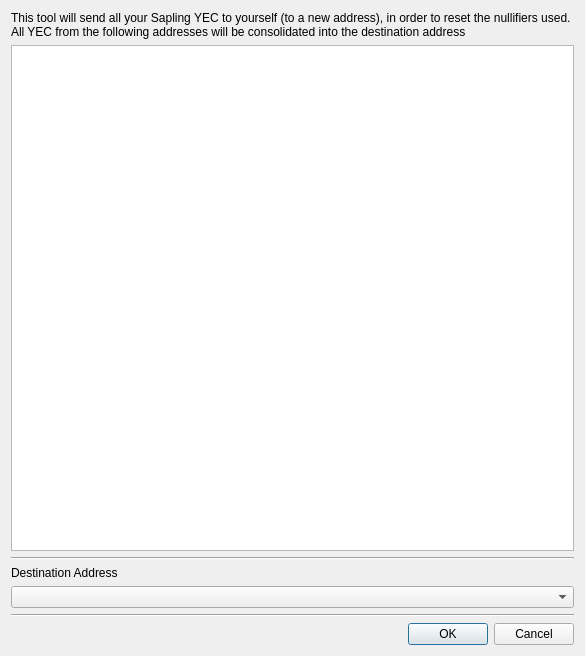
<?xml version="1.0" encoding="UTF-8"?>
<ui version="4.0">
 <class>NullifierMigrationDialog</class>
 <widget class="QDialog" name="NullifierMigrationDialog">
  <property name="geometry">
   <rect>
    <x>0</x>
    <y>0</y>
    <width>585</width>
    <height>656</height>
   </rect>
  </property>
  <property name="windowTitle">
   <string>Nullifier Migration</string>
  </property>
  <layout class="QGridLayout" name="gridLayout">
   <item row="6" column="0">
    <widget class="QDialogButtonBox" name="buttonBox">
     <property name="orientation">
      <enum>Qt::Horizontal</enum>
     </property>
     <property name="standardButtons">
      <set>QDialogButtonBox::Cancel|QDialogButtonBox::Ok</set>
     </property>
    </widget>
   </item>
   <item row="0" column="0">
    <widget class="QLabel" name="label">
     <property name="text">
      <string>This tool will send all your Sapling YEC to yourself (to a new address), in order to reset the nullifiers used. 
All YEC from the following addresses will be consolidated into the destination address</string>
     </property>
     <property name="wordWrap">
      <bool>true</bool>
     </property>
    </widget>
   </item>
   <item row="4" column="0">
    <widget class="AddressCombo" name="cmbAddresses"/>
   </item>
   <item row="2" column="0">
    <widget class="Line" name="line">
     <property name="orientation">
      <enum>Qt::Horizontal</enum>
     </property>
    </widget>
   </item>
   <item row="3" column="0">
    <widget class="QLabel" name="label_2">
     <property name="text">
      <string>Destination Address</string>
     </property>
    </widget>
   </item>
   <item row="1" column="0">
    <widget class="QTableWidget" name="balancesTable">
     <property name="selectionMode">
      <enum>QAbstractItemView::SingleSelection</enum>
     </property>
     <property name="selectionBehavior">
      <enum>QAbstractItemView::SelectRows</enum>
     </property>
     <attribute name="horizontalHeaderStretchLastSection">
      <bool>true</bool>
     </attribute>
    </widget>
   </item>
   <item row="5" column="0">
    <widget class="Line" name="line_2">
     <property name="orientation">
      <enum>Qt::Horizontal</enum>
     </property>
    </widget>
   </item>
  </layout>
 </widget>
 <customwidgets>
  <customwidget>
   <class>AddressCombo</class>
   <extends>QComboBox</extends>
   <header>addresscombo.h</header>
  </customwidget>
 </customwidgets>
 <resources/>
 <connections>
  <connection>
   <sender>buttonBox</sender>
   <signal>accepted()</signal>
   <receiver>NullifierMigrationDialog</receiver>
   <slot>accept()</slot>
   <hints>
    <hint type="sourcelabel">
     <x>248</x>
     <y>254</y>
    </hint>
    <hint type="destinationlabel">
     <x>157</x>
     <y>274</y>
    </hint>
   </hints>
  </connection>
  <connection>
   <sender>buttonBox</sender>
   <signal>rejected()</signal>
   <receiver>NullifierMigrationDialog</receiver>
   <slot>reject()</slot>
   <hints>
    <hint type="sourcelabel">
     <x>316</x>
     <y>260</y>
    </hint>
    <hint type="destinationlabel">
     <x>286</x>
     <y>274</y>
    </hint>
   </hints>
  </connection>
 </connections>
</ui>
